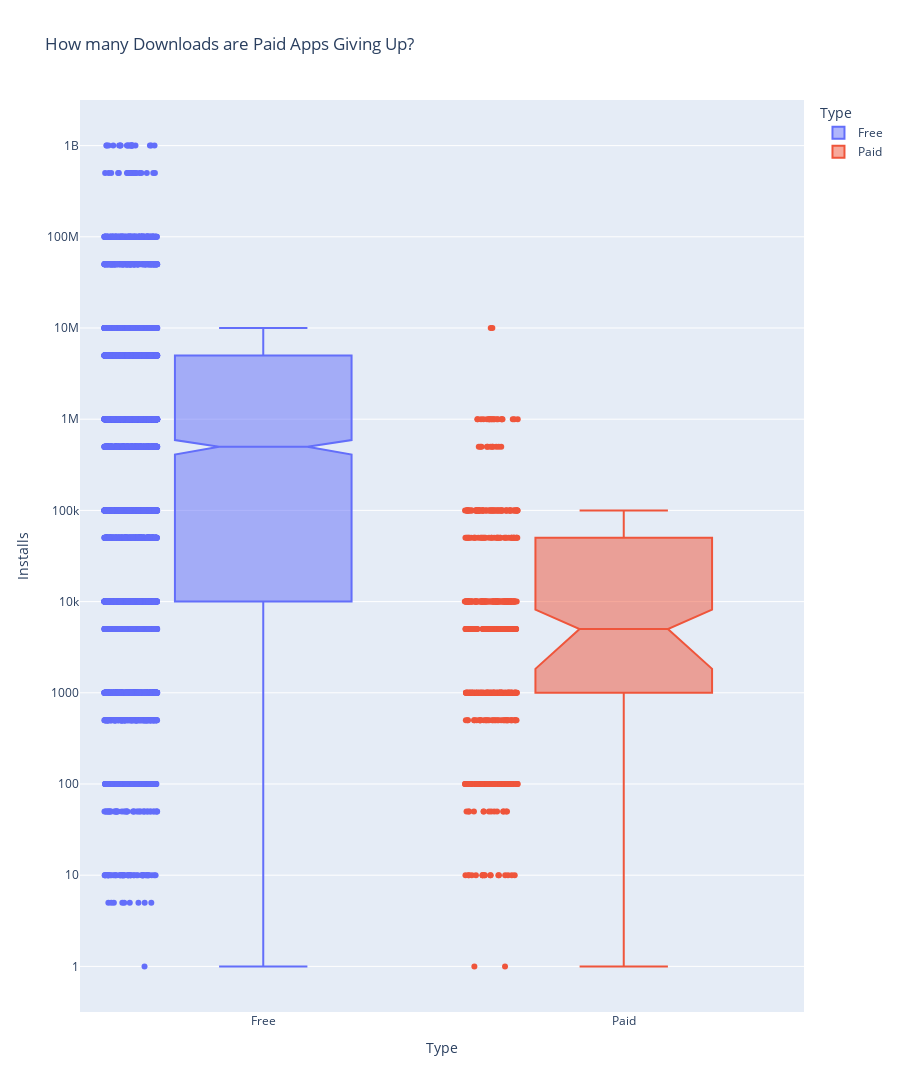

Write notebook code for a chart like this one.
### Markdown cell above
# Plotly Box Plots: Lost Downloads for Paid Apps

**Challenge**: Create a box plot that shows the number of Installs for free versus paid apps. How does the median number of installations compare? Is the difference large or small?

Use the [Box Plots Guide](https://plotly.com/python/box-plots/) and the [.box API reference](https://plotly.com/python-api-reference/generated/plotly.express.box.html) to create the following chart. 

<img src=https://imgur.com/uVsECT3.png>

### Code cell
box1 = px.box(data_frame=df_apps_clean,
             x='Type',
             y='Installs',
             color='Type',
             notched=True,
             points='all',
             title='How many Downloads are Paid Apps Giving Up?',
             height=1200)

box1.update_layout(yaxis=dict(type='log'))

box1.show()

### Figure 1 — Plotly figure (JSON) as saved in the notebook; plotly's stock layout.template omitted (floating-point values rounded to 4 significant figures; data arrays with more than 128 entries replaced by an {"elided": "..."} marker saying what was removed)
{"data": [{"alignmentgroup": "True", "boxpoints": "all", "hovertemplate": "Type=%{x}<br>Installs=%{y}<extra></extra>", "legendgroup": "Free", "marker": {"color": "#636efa"}, "name": "Free", "notched": true, "offsetgroup": "Free", "orientation": "v", "showlegend": true, "type": "box", "x": {"elided": "7595 str values"}, "x0": " ", "xaxis": "x", "y": {"elided": "7595 int values"}, "y0": " ", "yaxis": "y"}, {"alignmentgroup": "True", "boxpoints": "all", "hovertemplate": "Type=%{x}<br>Installs=%{y}<extra></extra>", "legendgroup": "Paid", "marker": {"color": "#EF553B"}, "name": "Paid", "notched": true, "offsetgroup": "Paid", "orientation": "v", "showlegend": true, "type": "box", "x": {"elided": "589 str values"}, "x0": " ", "xaxis": "x", "y": {"elided": "589 int values"}, "y0": " ", "yaxis": "y"}], "layout": {"boxmode": "overlay", "height": 1200, "legend": {"title": {"text": "Type"}, "tracegroupgap": 0}, "title": {"text": "How many Downloads are Paid Apps Giving Up?"}, "xaxis": {"anchor": "y", "categoryarray": ["Free", "Paid"], "categoryorder": "array", "domain": [0, 1], "title": {"text": "Type"}}, "yaxis": {"anchor": "x", "domain": [0, 1], "title": {"text": "Installs"}, "type": "log"}}}
